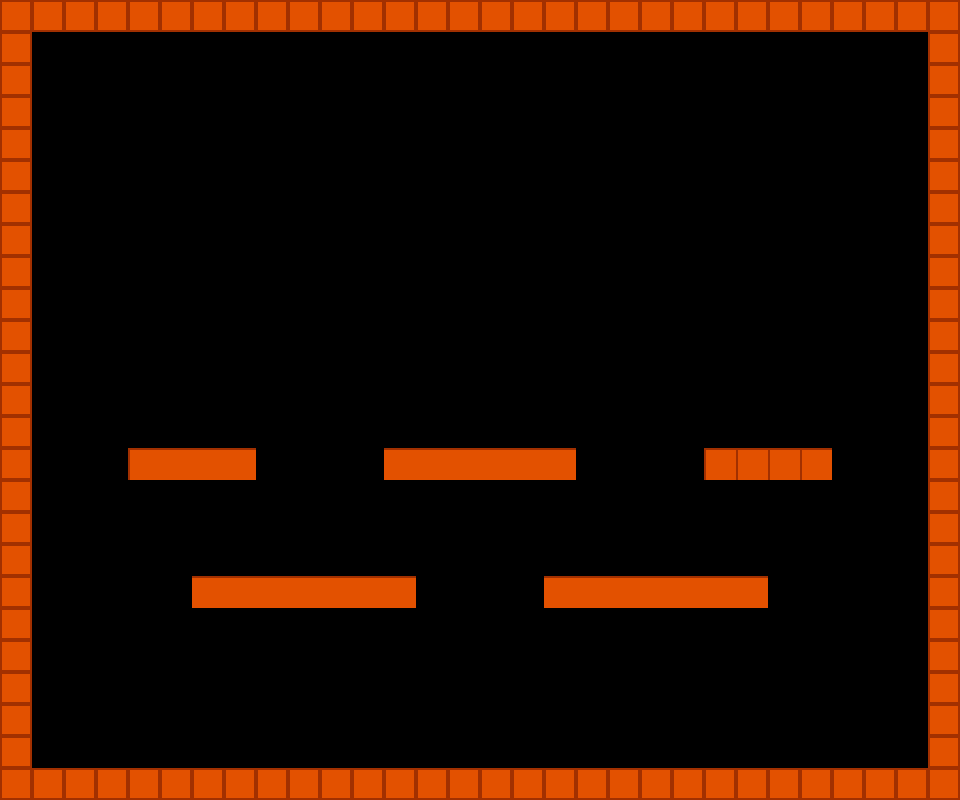

A level layout from a 2D game, rendered from its tile map. Below: a short description, then the map file with tile-grid data replaced by summaries:
An orthogonal 30x25 tile map with 32x32 px tiles, 1 tile layer (Tile Layer 1).

<map version="1.0" orientation="orthogonal" renderorder="right-down" width="30" height="25" tilewidth="32" tileheight="32" nextobjectid="1">
 <tileset firstgid="1" name="red_tiles" tilewidth="32" tileheight="32">
  <image source="../Assets/tileset.png" width="640" height="32" />
 </tileset>
 <layer name="Tile Layer 1" width="30" height="25">
  <data>[750 cells, 134 non-empty, 3 distinct tile ids]</data>
 </layer>
</map>
